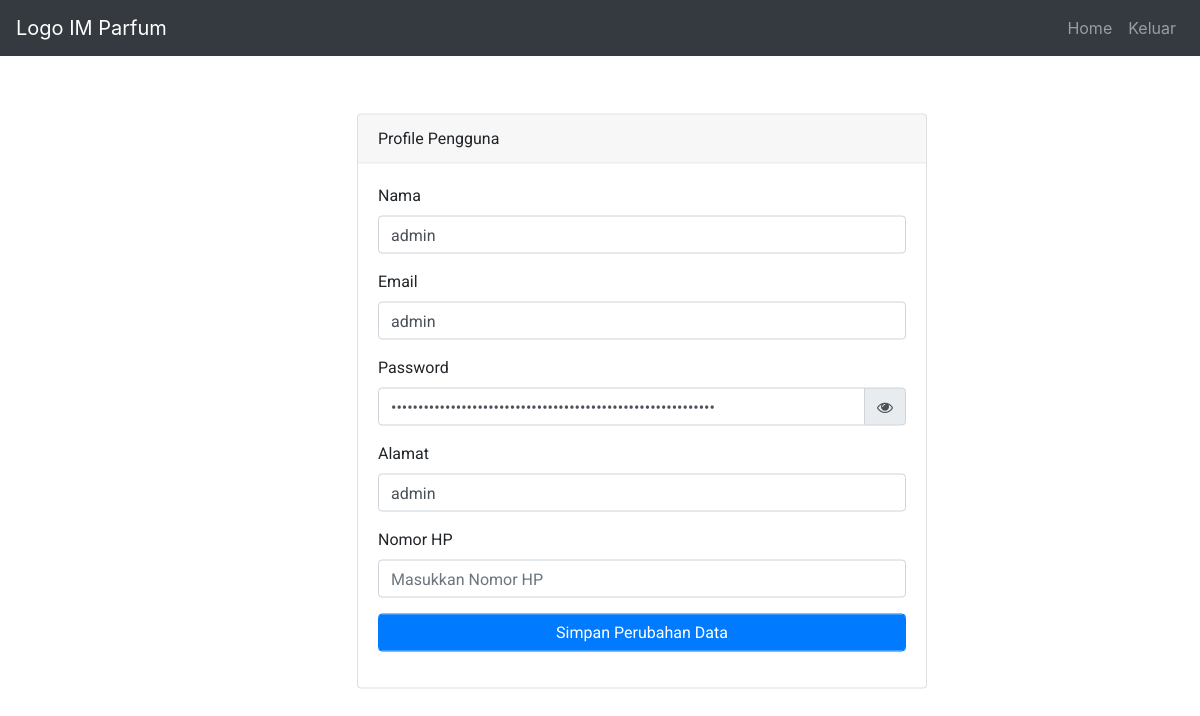
/user/edit-profile.php?id=17 (signed in), run on the app's committed database.
### tables this page shows
CREATE TABLE `users` (
  `id` int(11) NOT NULL,
  `username` varchar(50) NOT NULL,
  `email` varchar(250) NOT NULL,
  `password` varchar(250) NOT NULL,
  `alamat` varchar(250) NOT NULL,
  `no_hp` varchar(250) NOT NULL,
  `level` varchar(250) NOT NULL
);

### function/data_pengguna.php (called while the page is built, shortened)
<?php
require_once '../core/koneksi.php';
function query($query){
    global $conn;
    $result = mysqli_query($conn, $query);
    $rows = [];
    while ($row = mysqli_fetch_assoc($result)) {
        $rows[] = $row;
    }
    return $rows;
}
?>

### user/edit-profile.php (the view, shortened to what this page needs)
<?php
require_once '../core/koneksi.php';
require_once '../function/data_pengguna.php';
$id = abs(intval($_GET['id']));
$datauser = query("SELECT * FROM `users` where  id=$id  ")[0];
?>
<!doctype html>
<html lang="en">
<head>
    <link rel="stylesheet" href="../asset/style.css">
    <link rel="stylesheet" href="https://cdnjs.cloudflare.com/ajax/libs/font-awesome/4.7.0/css/font-awesome.min.css">
    <link rel="stylesheet" href="https://stackpath.bootstrapcdn.com/bootstrap/4.5.0/css/bootstrap.min.css">
</head>
<body>
    <nav class="navbar navbar-expand-md bg-dark navbar-dark">
        <a class="navbar-brand" href="index.php">Logo IM Parfum</a>
        <div class="collapse navbar-collapse" id="collapsibleNavbar">
            <ul class="navbar-nav ml-auto">
                <li class="nav-item">
                    <a class="nav-link " href="user.php">Home</a>
                </li>
                <li class="nav-item">
                    <a class="nav-link" href="logout.php">Keluar</a>
                </li>
            </ul>
        </div>
    </nav>
    <div class="col-lg-6">
        <div class="card profile">
            <div class="card-header">
                <div class="row">
                    <div class="col-sm-6 d-flex justify-content-between ">Profile Pengguna</div>
                    <div class="col-sm-6 d-flex justify-content-end">
                    </div>
                </div>
            </div>
            <div class="card-body card-block">
                <form action="" method="POST" class="" enctype="multipart/form-data">
                    <div class="form-group">
                        <label for="username">Nama</label>
                        <input type="text" value="<?= $datauser['username'] ?>" class="form-control" name="username" id="username" placeholder="Masukkan Nama">
                    </div>
                    <div class="form-group">
                        <label for="email">Email</label>
                        <input type="text" class="form-control" value="<?= $datauser['email'] ?>" name="email" id="email" placeholder="Masukkan Email">
                    </div>
                    <div class="form-group">
                        <label for="password">Password</label>
                        <div class="input-group" id="show_hide_password">
                            <input type="password" name="password" value="<?= $datauser["password"] ?>" data-toggle="password" placeholder="Masukkan Password" id="password" class="form-control">
                            <div class="input-group-append">
                                <span class="input-group-text"><i class="fa fa-eye"></i></span>
                            </div>
                        </div>
                    </div>
                    <div class="form-group">
                        <label for="alamat">Alamat</label>
                        <input type="text" class="form-control" value="<?= $datauser['alamat'] ?>" name="alamat" id="alamat" placeholder="Masukkan Alamat">
                    </div>
                    <div class="form-group">
                        <label for="no_hp">Nomor HP</label>
                        <input type="number" class="form-control" value="<?= $datauser['no_hp'] ?>" name="no_hp" id="no_hp" placeholder="Masukkan Nomor HP">
                    </div>
                    <div class="form-actions form-group">
                        <button type="submit" name="edit-data-pengguna" class="btn btn-primary btn-md form-control">Simpan Perubahan Data</button>
                    </div>
                </form>
            </div>
        </div>
    </div>
</body>
</html>

### asset/style.css (style rules this page uses)
body, html { height: 100%; margin: 0; padding: 0; background-color: #f2f2f2; }
.card { font-family: 'Roboto'; }
.profile { transform: translate(60%, 10%); font-family: 'Roboto'; }

### data on the page
users: username "admin", email "admin", alamat "admin"
